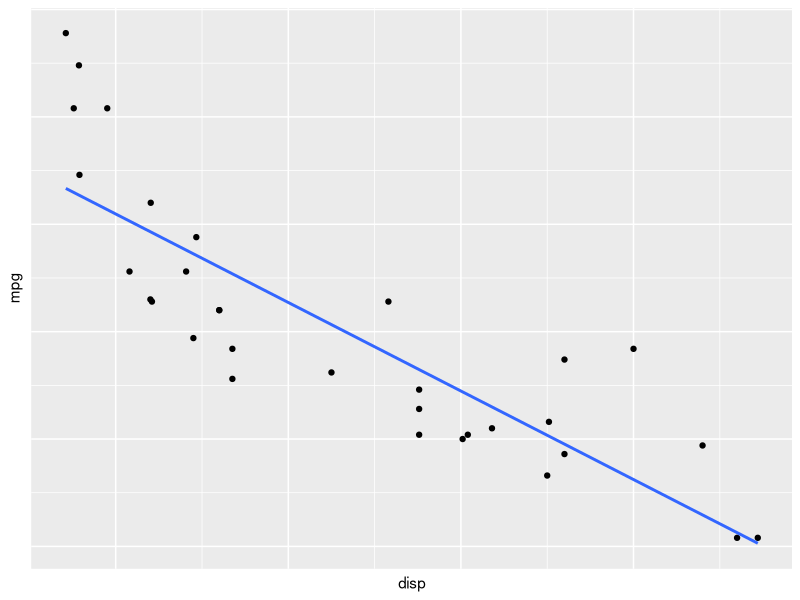

This figure's R source:
## ---- chunk 1
library(GGally)
library(knitr)
library(dplyr)

knitr::opts_chunk$set(echo = FALSE)
## ---- chunk 2
mtcars %>%
  select(mpg, disp, hp) %>%
    cor(method="pearson") %>%
      kable()
## ---- chunk 3

## ---- chunk 4

## ---- chunk 5
mtcars %>%
  ggplot(aes(x=disp, y=mpg))+
  geom_point(stat="identity")+
  geom_smooth(se=FALSE, method="lm")+
  theme(axis.text.x = element_blank(),
        axis.text.y = element_blank(),
        axis.ticks = element_blank())
